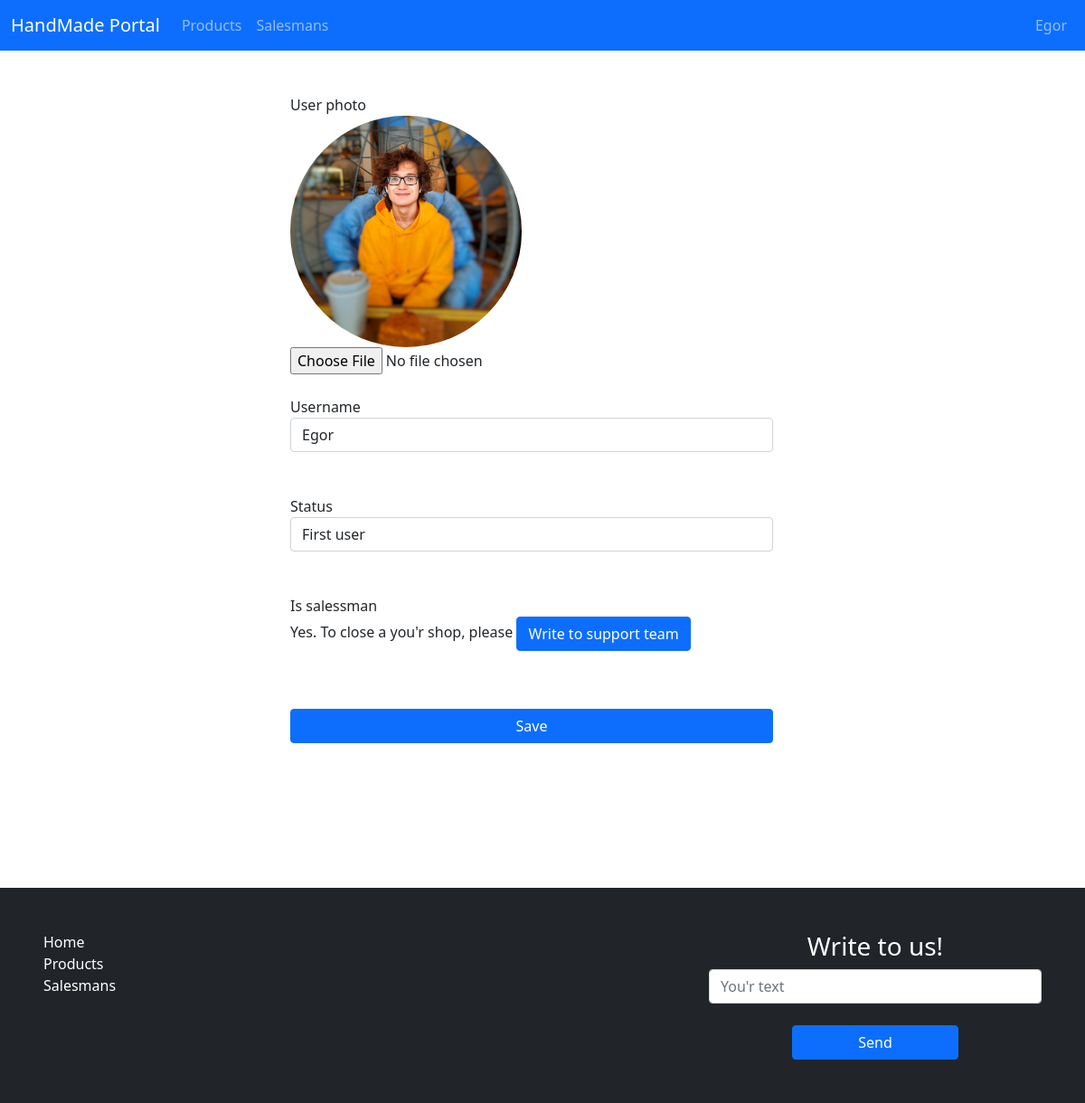
The page /user/settings/ (signed in) on the database as committed earlier.
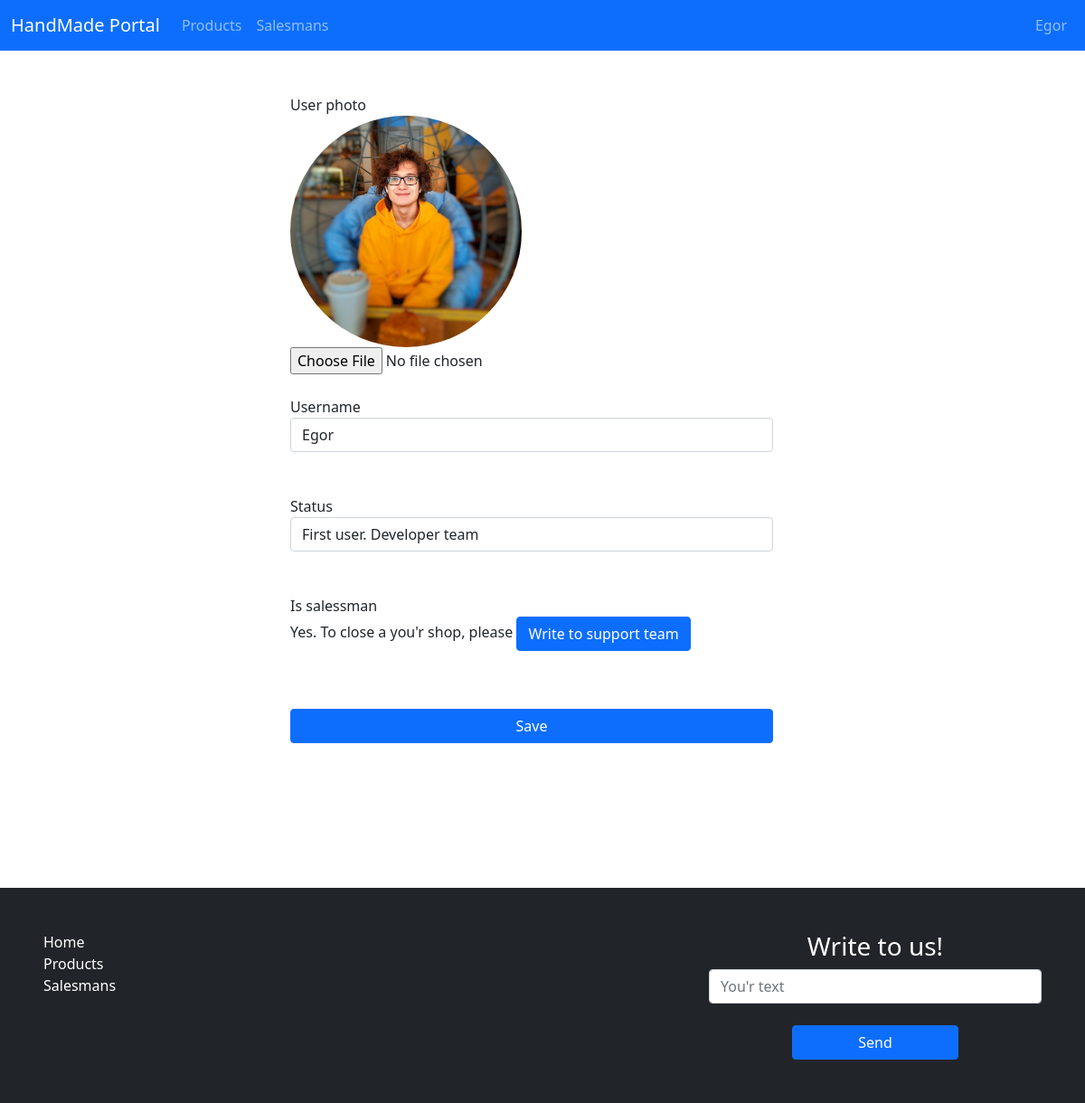
The same page on the database as committed later.
### users/models.py (models this page shows, shortened)
class Profile(models.Model):
    user = models.OneToOneField(User, verbose_name='User', on_delete=models.CASCADE)
    user_image = models.ImageField("User avatar", blank=True)
    name = models.CharField(max_length=255, verbose_name='Name')
    status = models.CharField(max_length=255, verbose_name="Status", default="", blank=True)
    raiting = models.PositiveIntegerField(verbose_name="Rainting", default=0)
    is_salesman = models.BooleanField(default=False, verbose_name='Is Salesman')
    verification = models.BooleanField(default=False, verbose_name='Verification')
    shop_background = models.CharField(max_length=255, verbose_name="Shop background", default="#FFFFFF")
    class Meta:
        verbose_name = 'Profile'
        verbose_name_plural = 'Profiles'

### users/views.py (the view, shortened to what this page needs)
# urls.py: path('settings/', profile_settings, name='profile_settings'),
def profile_settings(request):
    user = Profile.objects.get(user=request.user.pk)
    data = {
        'user': user
    }
    return render(request, 'users/settings.html', data)

### users/templates/users/settings.html (shortened to what this page needs)
{% extends 'main/base.html' %}
{% block content %}
<div class="row d-flex justify-content-center w-100">
    <form action="" method="post" class="w-50">
        <label for="">User photo</label></br>
        {% if user.user_image %}
        <img src="{{ user.user_image.url }}" alt="" style="width: 256px; height: 256px; border-radius: 100%; object-fit: cover;">
        {% endif %}
        <input type="file" name="user_photo" id="" value="{{ user.user_image.url }}"><br><br>
        <label for="">Username</label><br>
        <input type="text" name="username" id="" value="{{ user.name }}" class="form-control w-100"><br><br>
        <label for="">Status</label>
        <input type="text" name="status" value="{{ user.status }}" class="form-control w-100"><br><br>
        <label for="">Is salessman</label><br>
        {% if user.is_salesman %}
        <p>Yes. To close a you'r shop, please <a href="" class="btn btn-primary">Write to support team</a></p>
        {% else %}
        <input type="checkbox" name="is_salesman" id="">
        {% endif %}<br><br>
        <input type="submit" value="Save" class="btn btn-primary w-100">
    </form>
</div>
{% endblock %}

### main/templates/main/base.html (shortened to what this page needs)
{% load static %}
<!DOCTYPE html>
<html lang="en">
<head>
    <link href="https://cdn.jsdelivr.net/npm/bootstrap@5.1.3/dist/css/bootstrap.min.css" rel="stylesheet">
    <link rel="stylesheet" href="{% static 'css/style.css' %}">
</head>
<body>
    <div class="wrapper">
        <nav class="navbar navbar-expand-lg navbar-dark bg-primary">
            <div class="container-fluid">
                <a class="navbar-brand" href="{% url 'main_index' %}">HandMade Portal</a>
                <div class="collapse navbar-collapse" id="navbarSupportedContent">
                    <div class="d-flex w-100">
                        <ul class="navbar-nav me-auto mb-2 mb-lg-0 d-flex w-100">
                            <li class="nav-item">
                                <a class="nav-link" href="{% url 'all_products' %}">Products</a>
                            </li>
                            <li class="nav-item">
                                <a class="nav-link" href="{% url 'salesmans' %}">Salesmans</a>
                            </li>
                        </ul>
                        <ul class="navbar-nav me-auto mb-2 mb-lg-0 d-flex w-100 justify-content-end">
                            <li class="nav-item">
                                {% if request.user.is_anonymous %}
                                    <a class="nav-link" href="{% url 'user_login' %}">Login</a>
                                {% else %}
                                    <a class="nav-link" href="{% url 'profile' request.user.pk %}">{{ request.user.username }}</a>
                                {% endif %}
                            </li>
                        </ul>
                    </div>
                </div>
            </div>
        </nav>
        <div class="content container mt-5">
            {% block content %}
            {% endblock %}
        </div>
        <footer class="bg-dark p-5 w-100">
            <div class="d-flex justify-content-between">
                <div class="col-4 d-flex flex-column">
                    <a class="" href="{% url 'main_index' %}">Home</a>
                    <a class="" href="{% url 'all_products' %}">Products</a>
                    <a class="" href="{% url 'salesmans' %}">Salesmans</a>
                </div>
                <div class="col-4">
                    <h3 class="text-center">Write to us!</h3>
                    <form action="" method="post" class="d-flex flex-column align-items-center">
                        <input type="text" name="msg" id="" class="form-control" placeholder="You'r text"><br>
                        <input type="submit" value="Send" class="w-50 btn btn-primary">
                    </form>
                </div>
            </div>
        </footer>
    </div>
</body>
</html>

### main/static/css/style.css (style rules this page uses)
html, body { height: 100%; font-size: 16px !important; }
a { width: auto !important; text-decoration: none !important; }
.btn { min-width: 125px; }
.wrapper { display: -webkit-box; display: -ms-flexbox; display: flex; -webkit-box-orient: vertical; -webkit-box-direction: normal; -ms-flex-direction: column; flex-direction: column; min-height: 100%; }
.content { -webkit-box-flex: 1; -ms-flex: 1 0 auto; flex: 1 0 auto; }
footer { margin-top: 10rem; -webkit-box-flex: 0; -ms-flex: 0 0 auto; flex: 0 0 auto; color: white; }
footer a { color: white; text-decoration: none; }

Rows that differ between the two databases and show on the page:
changed Profile "Egor": status "First user" → "First user. Developer team"
